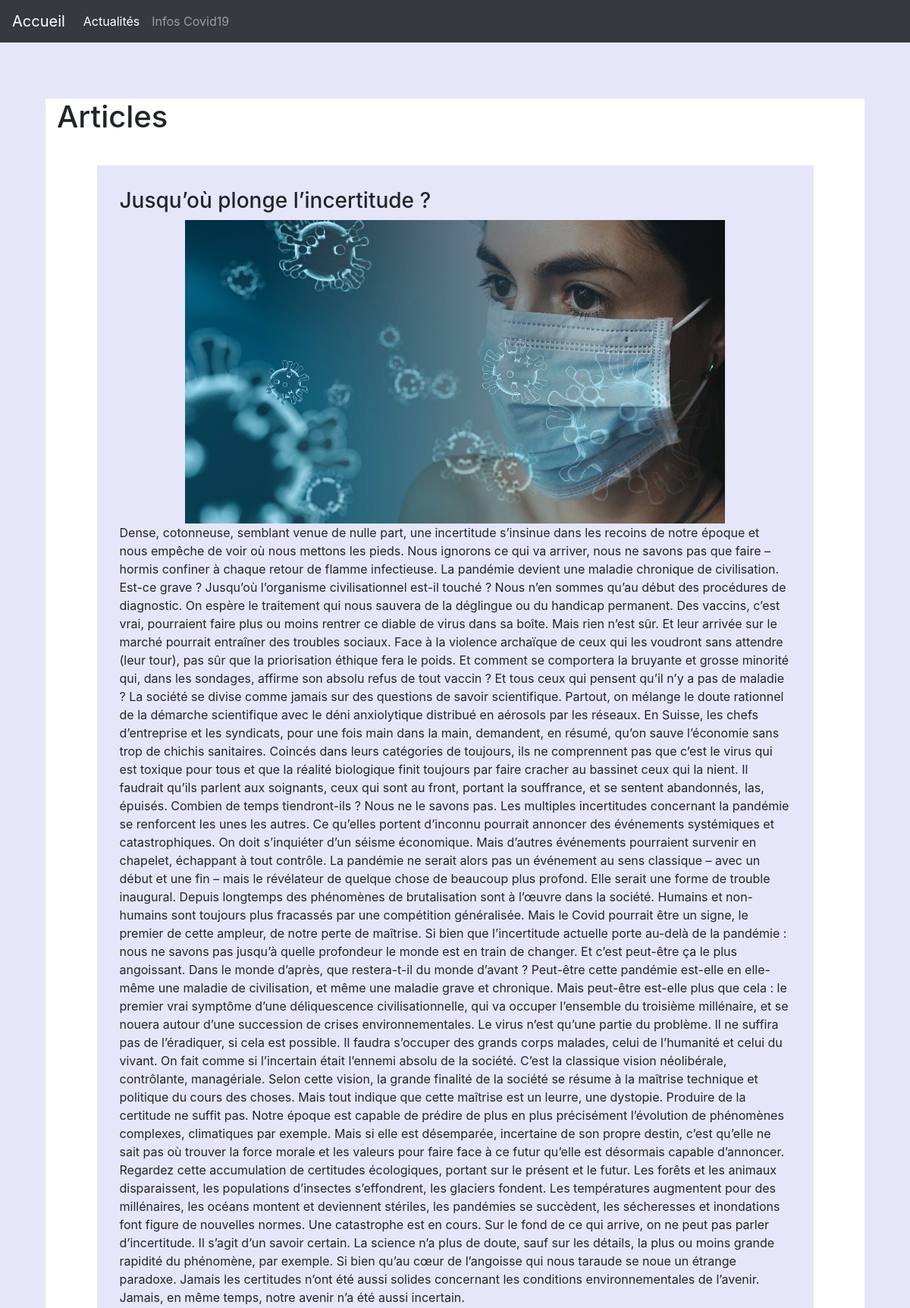
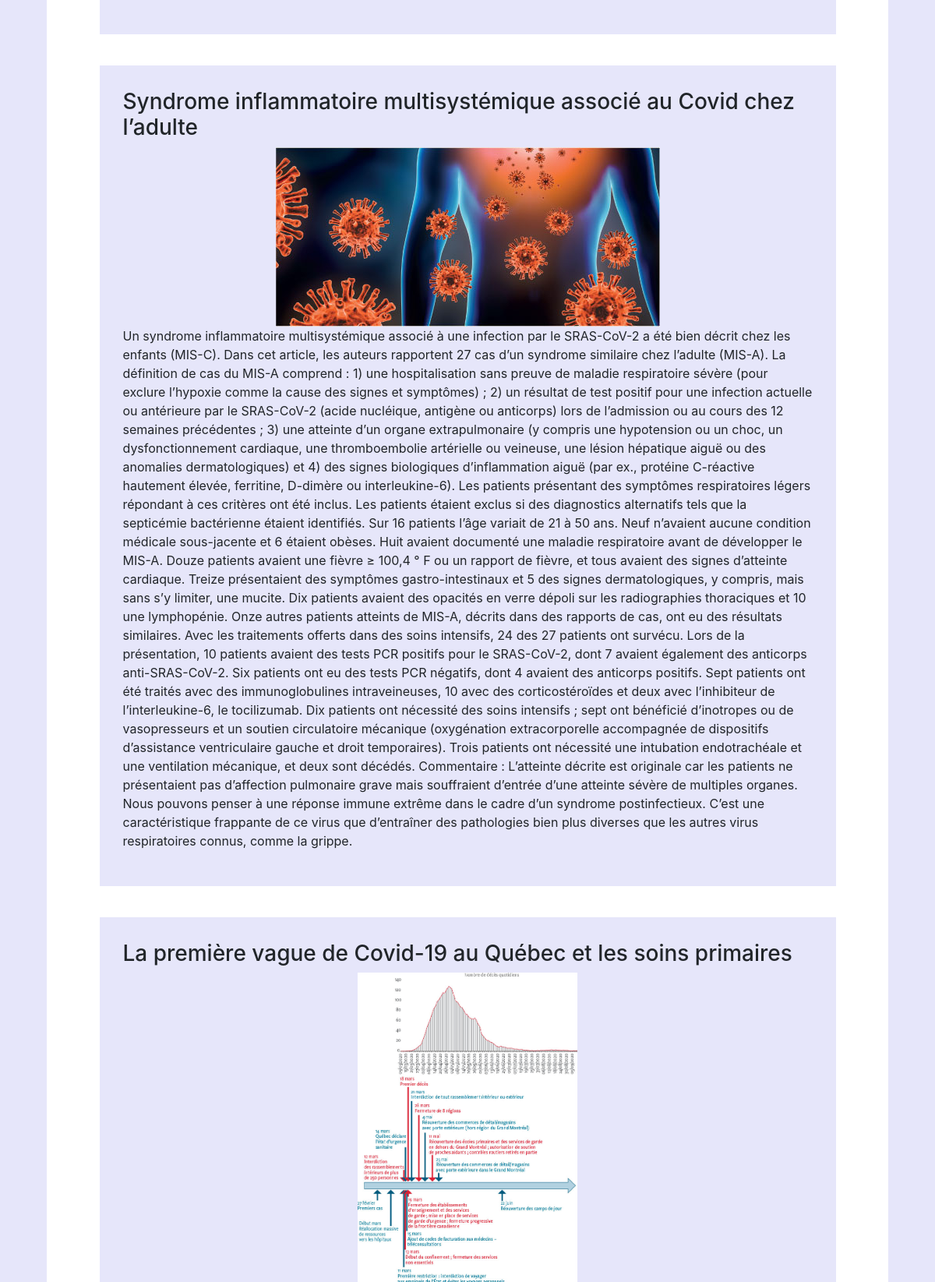
Page /actua.php (upper part) on the committed database (2 pictures, top to bottom).
### tables this page shows
CREATE TABLE `articles` (
  `titre` text NOT NULL,
  `image` varchar(200) NOT NULL,
  `contenu` text NOT NULL
);

### actua.php (the view, shortened to what this page needs)
<?php
require_once "db/db.php";
?>
<!doctype html>
<html lang="fr">
<head>
    <link href="public/bootstrap/css/bootstrap.min.css" rel="stylesheet">
    <link href="public/bootstrap/css/bootstrap-grid.css" rel="stylesheet">
    <link href="public/bootstrap/css/bootstrap-reboot.css" rel="stylesheet">
    <link href="public/css/style.css" rel="stylesheet">
</head>
<body>
<nav class="navbar navbar-expand-md navbar-dark bg-dark fixed-top">
    <a class="navbar-brand" href="index.php">Accueil</a>
    <div class="collapse navbar-collapse" id="navbarsExampleDefault">
        <ul class="navbar-nav mr-auto">
            <li class="nav-item active">
                <a class="nav-link" href="actua.php">Actualités</a>
            </li>
            <li class="nav-item">
                <a class="nav-link" href="proteg.php">Infos Covid19</a>
            </li>
        </ul>
    </div>
</nav>
<div class="container">
        <h1>Articles</h1>
    <?php
    $sql = "SELECT * FROM articles";
    $articles = $conn->query($sql);
    while ($article = $articles->fetch_assoc()) {
?>
            <div class="art">
             <h3><?php echo $article['titre'] ?> </h3>
                <center><img src="img/<?php echo $article['image'] ?>" alt="image"></center>
             <p><?php echo $article['contenu'] ?></p>
        </div>
    <?php }
    ?>
</div>
</html>

### public/css/style.css (style rules this page uses)
body { background-color: lavender; }
.container { padding-bottom: 50px; margin-bottom: 60px; margin-top: 130px; max-width: 90%; background-color: #fff; }
.art { margin: auto; padding :30px; margin-top: 40px; max-width: 90%; background-color: lavender; }
.art img { margin: auto; max-width:90%; max-height: 400px ; }
.collapse:not(.show) { display: flex; flex-direction: row; }
.navbar-collapse { flex-basis: 30%; }

### rows in the picture
articles: titre "Jusqu’où plonge l’incertitude ?", image (picture), contenu "Dense, cotonneuse, semblant venue de nulle part, une incertitude s’insinue dans les recoins de notre époque et nous empêche de voir où nous mettons les pieds. Nous ignorons ce qui va arriver, nous ne savons pas que faire – hormis confiner à chaque retour de flamme infectieuse. La pandémie devient une maladie chronique de civilisation. Est-ce grave ? Jusqu’où l’organisme civilisationnel est-il touché ? Nous n’en sommes qu’au début des procédures de diagnostic. On espère le traitement qui nous sauvera de la déglingue ou du handicap permanent. Des vaccins, c’est vrai, pourraient faire plus ou moins rentrer ce diable de virus dans sa boîte. Mais rien n’est sûr. Et leur arrivée sur le marché…"
articles: titre "Syndrome inflammatoire multisystémique associé au Covid chez l’adulte", image (picture), contenu "Un syndrome inflammatoire multisystémique associé à une infection par le SRAS-CoV-2 a été bien décrit chez les enfants (MIS-C). Dans cet article, les auteurs rapportent 27 cas d’un syndrome similaire chez l’adulte (MIS-A). La définition de cas du MIS-A comprend : 1) une hospitalisation sans preuve de maladie respiratoire sévère (pour exclure l’hypoxie comme la cause des signes et symptômes) ; 2) un résultat de test positif pour une infection actuelle ou antérieure par le SRAS-CoV-2 (acide nucléique, antigène ou anticorps) lors de l’admission ou au cours des 12 semaines précédentes ; 3) une atteinte d’un organe extrapulmonaire (y compris une hypotension ou un choc, un dysfonctionnement…"
articles: titre "La première vague de Covid-19 au Québec et les soins primaires", image (picture)
